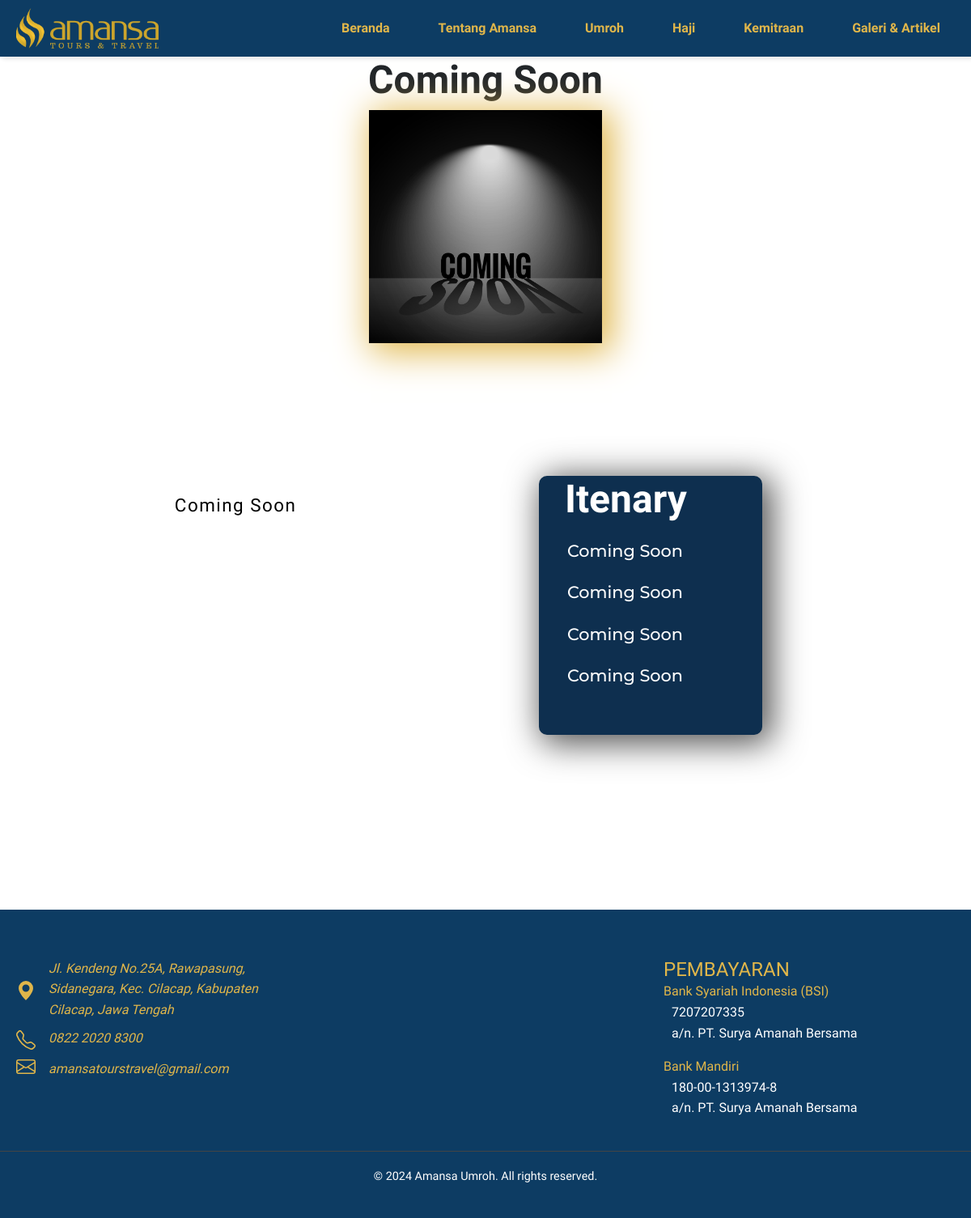
Screenshot of /Main/paketHaji.php?id=1 with the database file from the repository.
### tables this page shows
CREATE TABLE `haji` (
  `id` int(11) NOT NULL,
  `nama` varchar(250) NOT NULL,
  `image` varchar(250) NOT NULL,
  `cover` varchar(250) NOT NULL,
  `deskripsi` varchar(1000) NOT NULL,
  `itenary1` varchar(250) NOT NULL,
  `itenary2` varchar(250) NOT NULL,
  `itenary3` varchar(250) NOT NULL,
  `itenary4` varchar(250) NOT NULL
);

### Main/paketHaji.php (the view, shortened to what this page needs)
<?php
require '../connection.php';
if(isset($_GET['id'])) {
    $image_id = $_GET['id'];
    $sql = "SELECT * FROM haji WHERE id = " . $image_id;
    $result = $conn->query($sql);
    if ($result->num_rows > 0) {
        $row = $result->fetch_assoc();
    }
}
?>
<!DOCTYPE html>
<html lang="en">
  <head>
    <link rel="stylesheet" type="text/css" target="_blank" href="css/paketUmroh.css" />
  </head>
  <link href="https://cdn.jsdelivr.net/npm/bootstrap@5.3.3/dist/css/bootstrap.min.css" rel="stylesheet">
  <link rel="stylesheet" type="text/css" href="css/style.css" />
  <body>
  <?php include 'navbarAmansa.php'; ?>
  <div class="containerUmroh">
    <?php if(isset($row)): ?>
      <div class="namaPaket">
            <h1></strong> <?php echo $row['nama']; ?></h1>
      </div>
      <div class="containerGambarPaket">
      <div class="gambarPaket">
             <img src="../Admin/img/<?php echo $row['image']; ?>"  alt="">
      </div>
      </div>
            <div class="containerDeskripsi">
                <div class="deskripsi">
                    <p> <?php echo $row['deskripsi']; ?></p>
                </div>
                <div class="itenary">
                    <h1>&nbsp;Itenary</h1>
                    <ul class="list">
                        <li><span><?php echo $row["itenary1"]; ?></span></li>
                        <li><span><?php echo $row["itenary2"]; ?></span></li>
                        <li><span><?php echo $row["itenary3"]; ?></span></li>
                        <li><span><?php echo $row["itenary4"]; ?></span></li>
                    </ul>
                </div>
        <?php else: ?>
            <p>No data found for the provided ID.</p>
        <?php endif; ?>
        </div>
        </div>
        <?php include 'footerAmansa.php'; ?>
  </body>
</html>

### Main/css/paketUmroh.css (style rules this page uses)
* { box-sizing: border-box; -webkit-font-smoothing: antialiased; -moz-osx-font-smoothing: grayscale; }
body { padding: 0; margin: 0; font-family: "Montserrat", sans-serif; background-color: #fbfff4; }
.containerUmroh { width: 92%; margin: auto; height: auto; min-height: calc(100vh - 80px); text-align: center; padding-bottom: 100px; }
.containerDeskripsi { padding-top: 5%; width: 92%; margin: auto; height: 400px; text-align: center; display: flex; flex-direction: row; justify-content: space-around; }
.itenary { width: 280px; height: 100px; border-radius: 10px 10px 10px 10px; padding-left: 20px; background-color: #0e2f4f; box-shadow: 7px 6px 42px 5px rgba(0, 0, 0, 0.68); -webkit-box-shadow: 7px 6px 42px 5px rgba(0, 0, 0, 0.68); -moz-box-shadow: 7px 6px 42px 5px rgba(0, 0, 0, 0.68); text-align: left; width: 80%; height: 320px; margin-right: 100px; margin-left: 10%; }
.itenary h1 { font-size: 300%; font-weight: 400; color: rgb(255, 255, 255); }
.deskripsi { width: 110%; letter-spacing: 1.5px; height: 280px; margin-left: 6.5%; font-weight: 350; color: black; text-align: center; font-size: 140%; text-align: justify; }
.list { list-style: inside; margin: 0; padding: 0; margin-top: 10px; }
.list li { font-family: "Montserrat", sans-serif; padding: 10px 15px; border-radius: 4px; font-size: 130%; font-weight: 500; display: flex; align-items: center; cursor: pointer; color: rgb(255, 255, 255); transition: all 0.3s ease; }
.namaPaket h1 { font-size: 3rem; }
.gambarPaket img { width: 30%; box-shadow: 7px 6px 42px 5px rgba(224, 182, 74, 1); }

### Main/css/style.css (style rules this page uses)
* { box-sizing: border-box; -webkit-font-smoothing: antialiased; -moz-osx-font-smoothing: grayscale; }
body { padding: 0; margin: 0; font-family: "Spinnaker", sans-serif; font-weight: 400; font-style: normal; background-color: white; }
.containerUmroh { width: 80%; margin: auto; height: auto; align-items: center; text-align: center; }
.containerUmroh h1 { font-weight: bolder; }
.containerDeskripsi { width: 92%; margin: auto; height: 600px; align-items: center; text-align: center; display: flex; flex-direction: row; justify-content: space-around; }

### rows the page displays
haji: nama "Coming Soon", image (picture), deskripsi "Coming Soon", itenary1 "Coming Soon", itenary2 "Coming Soon", itenary3 "Coming Soon", itenary4 "Coming Soon"
